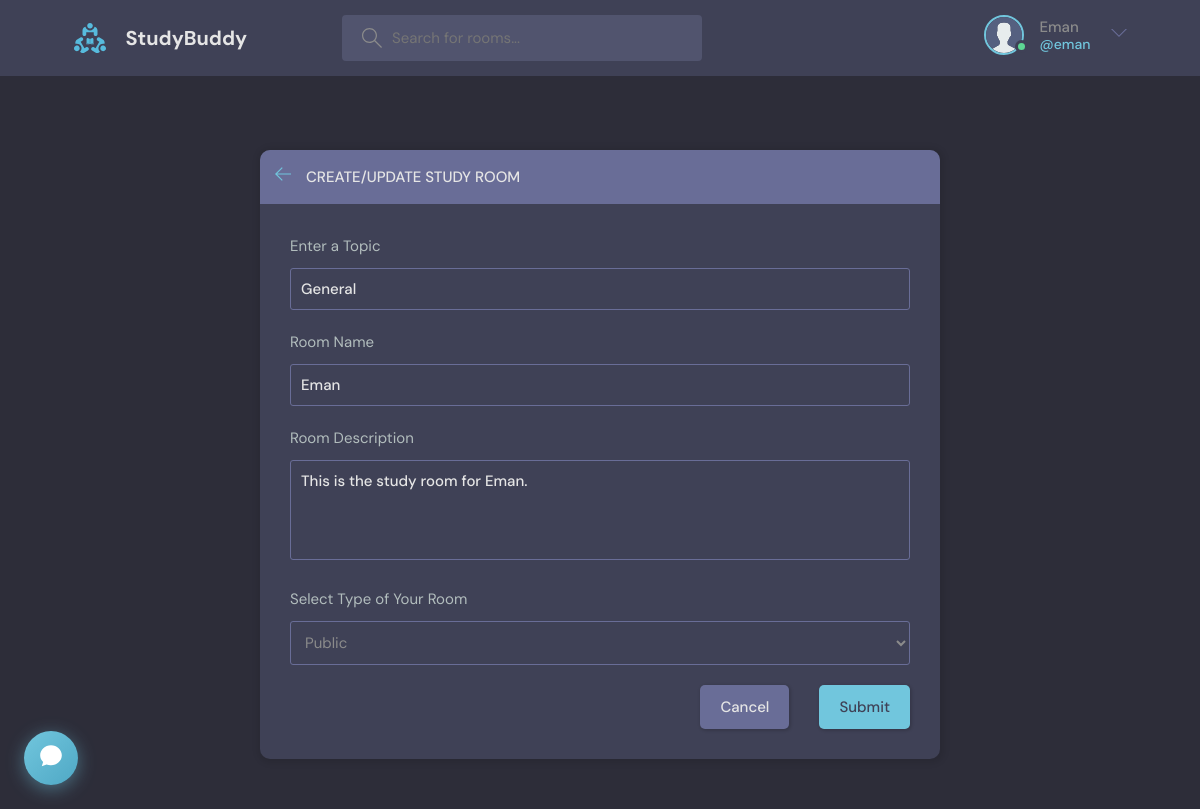
/update-room/24/ (signed in), run on an earlier commit of the app's database.
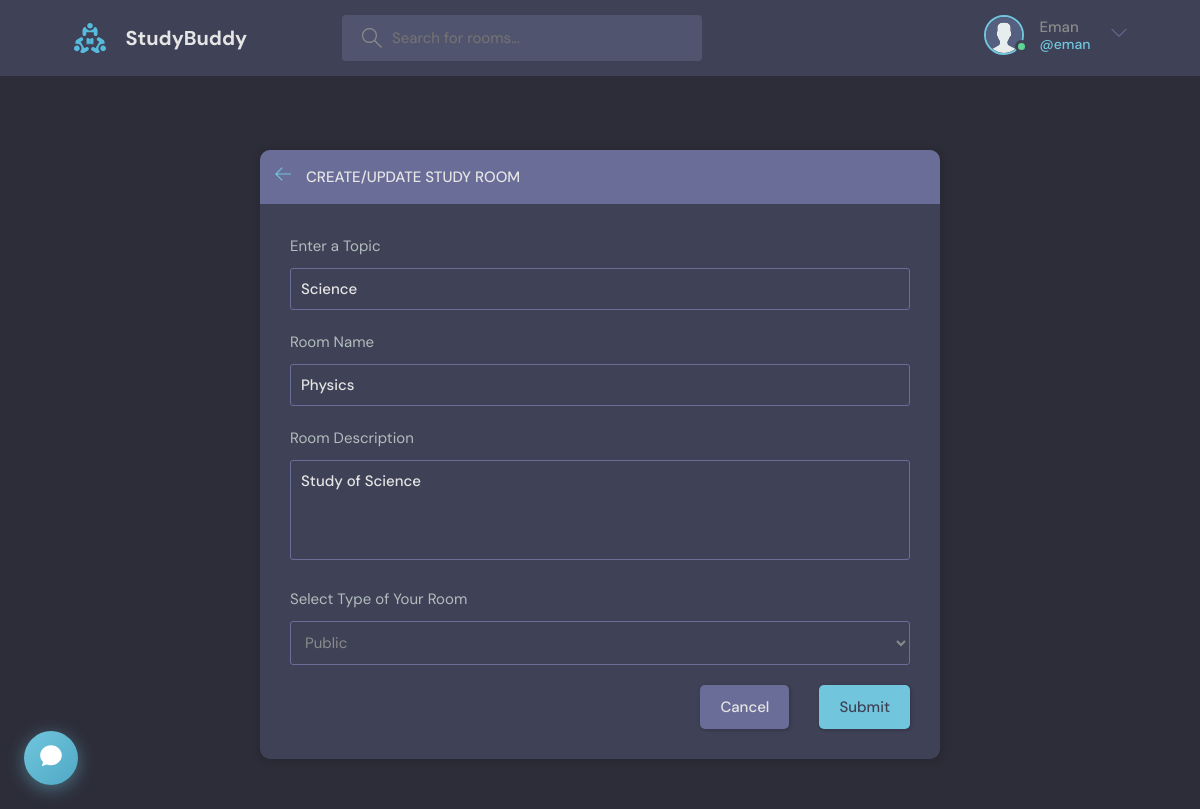
And on a later commit of the database.
### mainapp/models.py (models this page shows, shortened)
class Room(models.Model):
    host = models.ForeignKey(User, on_delete=models.SET_NULL, null=True)
    topic = models.ForeignKey(Topic, on_delete=models.SET_NULL, null=True)
    name = models.CharField(max_length=200)
    description = models.TextField(null=True, blank=True)
    participants = models.ManyToManyField(
        User, related_name='participants', blank=True)
    updated = models.DateTimeField(auto_now=True)
    created = models.DateTimeField(auto_now_add=True)
    request_to_join = models.ManyToManyField(
        User, related_name='requested_rooms', blank=True)
    is_private = models.BooleanField(default=False)
    class Meta:
        ordering = ['-updated', '-created']

class Topic(models.Model):
    name = models.CharField(max_length=200)

### mainapp/views.py (the view, shortened to what this page needs)
# urls.py: path('update-room/<str:pk>/', views.updateRoom, name="update-room"),
@login_required(login_url='login')
def updateRoom(request, pk):
    room = Room.objects.get(id=pk)
    form = RoomForm(instance=room)
    topics = Topic.objects.all()
    if request.user != room.host:
        return HttpResponse('You are not allowed here!!')
    context = {'form': form, 'topics': topics, 'room': room}
    return render(request, 'mainapp/room_form.html', context)

### mainapp/forms.py
class RoomForm(ModelForm):
    class Meta:
        model = Room
        fields = '__all__'
        exclude = ['host', 'participants']

### mainapp/templates/mainapp/room_form.html (shortened to what this page needs)
{% extends 'main.html' %} {%block content%}
<main class="create-room layout">
	<div class="container" style = "align-items: center; justify-content: center;">
		<div class="layout__box">
			<div class="layout__boxHeader">
				<div class="layout__boxTitle">
					<a href="{% url 'home' %}">
						<svg
							version="1.1"
							xmlns="http://www.w3.org/2000/svg"
							width="32"
							height="32"
							viewBox="0 0 32 32"
						>
							<title>arrow-left</title>
							<path
								d="M13.723 2.286l-13.723 13.714 13.719 13.714 1.616-1.611-10.96-10.96h27.625v-2.286h-27.625l10.965-10.965-1.616-1.607z"
							></path>
						</svg>
					</a>
					<h3>Create/Update Study Room</h3>
				</div>
			</div>
			<div class="layout__body">
				<form class="form" action="" method="POST">
					<div class="form__group">
						<label for="room_topic">Enter a Topic</label>
						<input required type="text" value="{{room.topic.name}}" name="topic" list="topic-list" />
					</div>
					<div class="form__group">
						<label for="room_name">Room Name</label>
						{{form.name}}
					</div>
					<div class="form__group">
						<label for="room_description">Room Description</label>
						{{form.description}}
					</div>
					<div class="form__group">
						<label for="room_privacy">Select Type of Your Room</label>
						<select id="room_privacy" name="room_privacy">
							<option value="public" selected>Public</option>
						</select>
					</div>
					<div class="form__action">
						<a class="btn btn--dark" href="{% url 'home' %}">Cancel</a>
						<button class="btn btn--main" type="submit">Submit</button>
					</div>
				</form>
			</div>
		</div>
	</div>
</main>
{% endblock content %}

What changed in the data, as far as the page shows it:
changed Room: topic "General" → "Science"; name "Eman" → "Physics"; description "This is the study room for Eman." → "Study of Science"
